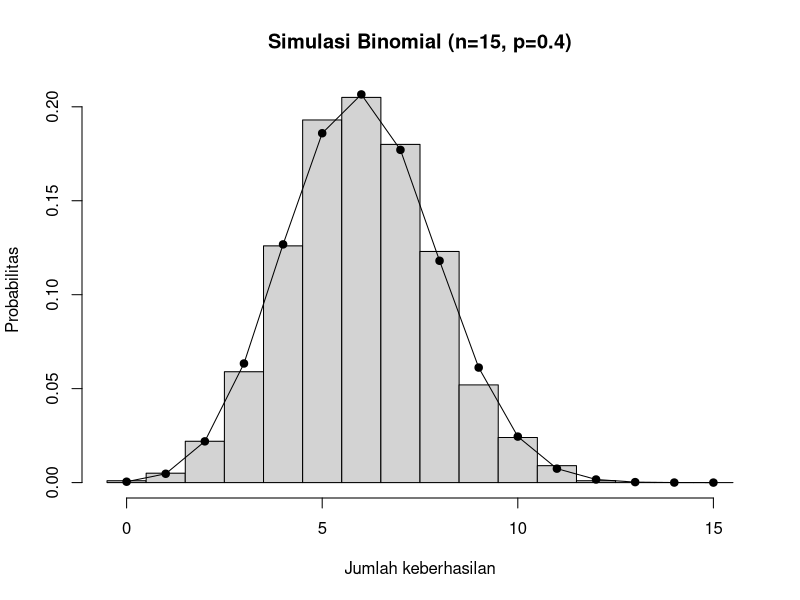

This figure's R source:
#1
lambda <- 3
p <- ppois(4, lambda, lower.tail = FALSE)
p

#2
# Distribusi Hypergeometric
N <- 100      # total bola
K <- 20       # bola merah
n <- 10       # bola yang diambil

# Peluang jumlah bola merah yang terambil
x <- 0:n
P_X <- dhyper(x, K, N - K, n)

data.frame(
  Jumlah_Merah = x,
  Probabilitas = P_X
)
dhyper(x, K, N-K, n)

#3
n <- 15
p <- 0.4

# Simulasi 1.000 percobaan
set.seed(123)
hasil <- rbinom(1000, size = n, prob = p)
hasil

# PMF teoretis
x <- 0:n
pmf <- dbinom(x, size = n, prob = p)
pmf

# Histogram hasil simulasi
hist(hasil,
     breaks = seq(-0.5, 15.5, 1),
     probability = TRUE,
     main = "Simulasi Binomial (n=15, p=0.4)",
     xlab = "Jumlah keberhasilan",
     ylab = "Probabilitas")

# Tambahkan PMF teoretis
points(x, pmf, pch = 19)
lines(x, pmf)
